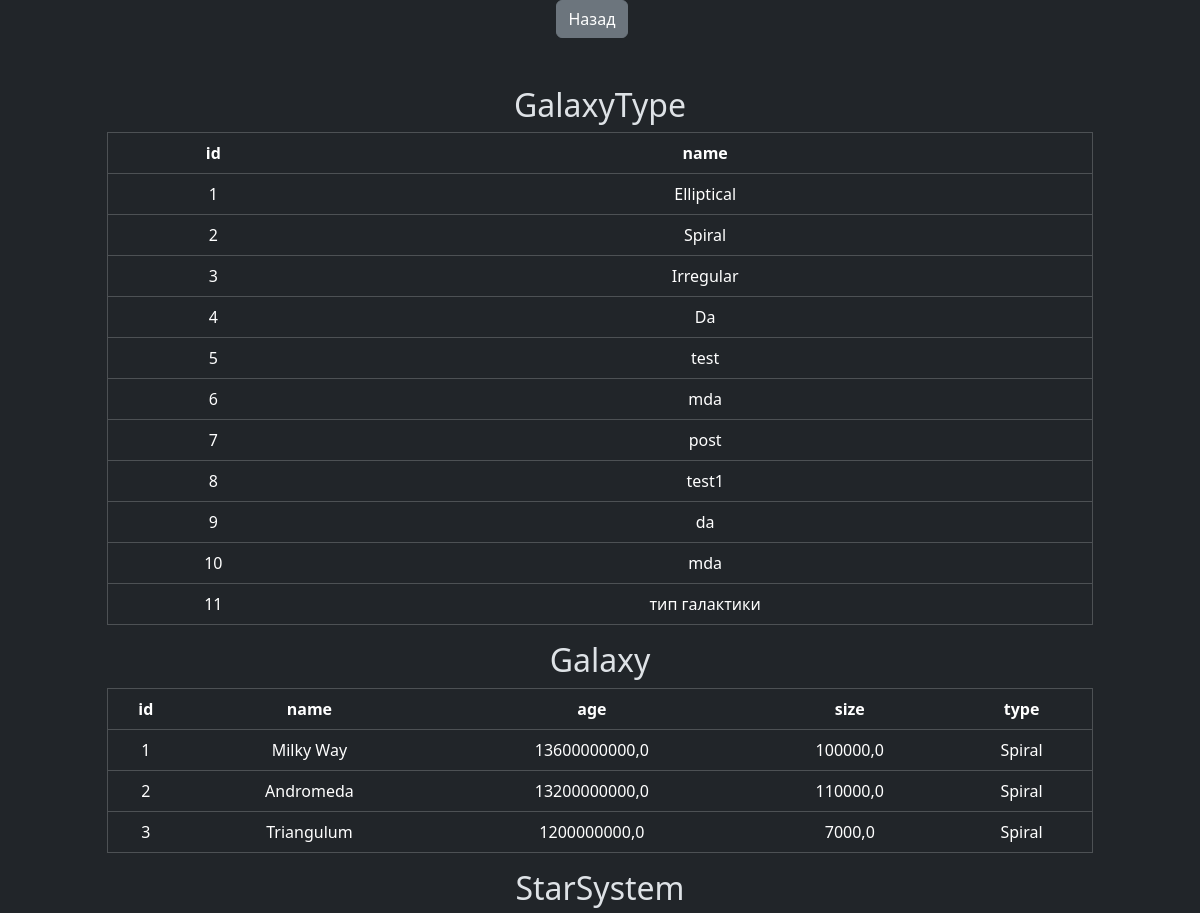
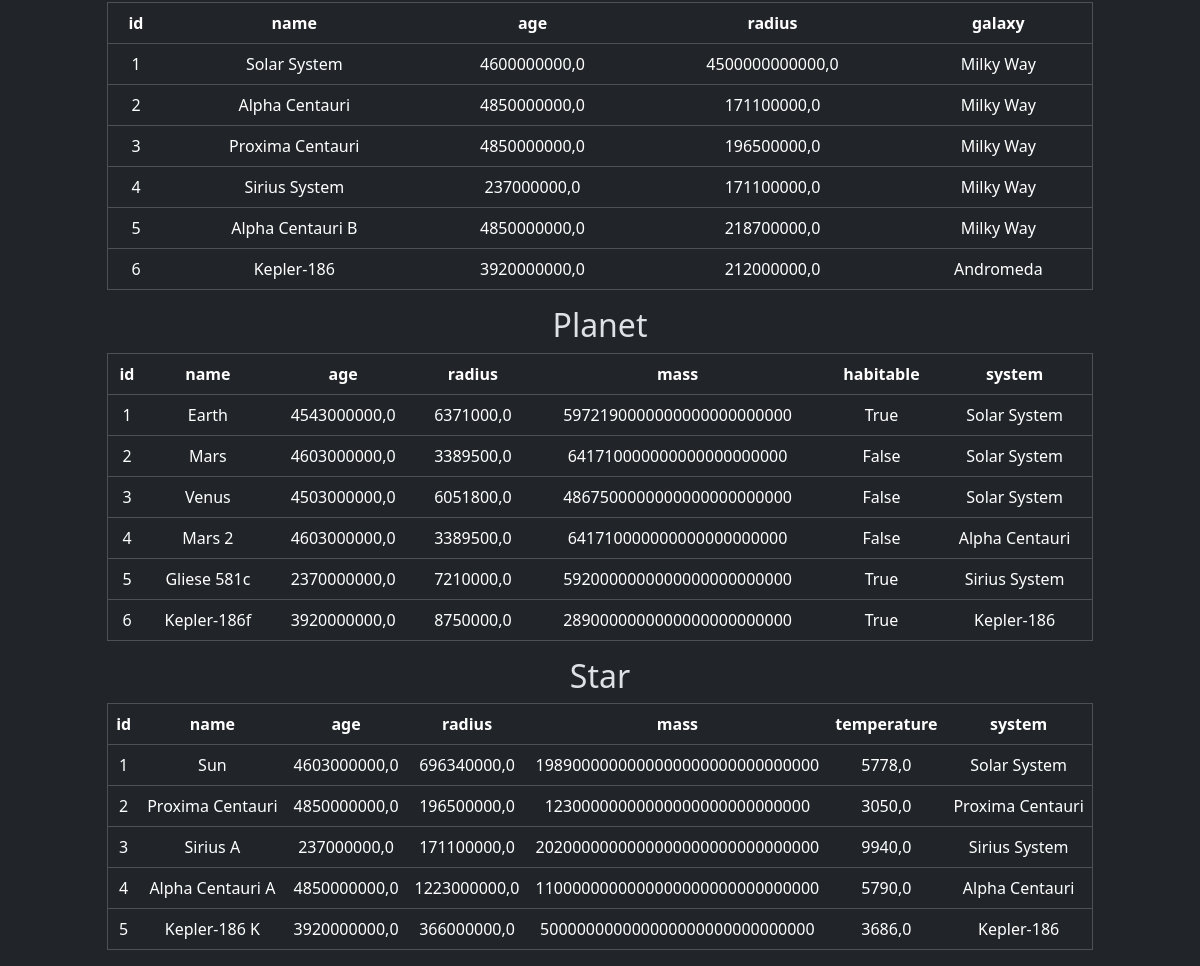
The app's page /space/tables/, older data (2 pictures, top to bottom).
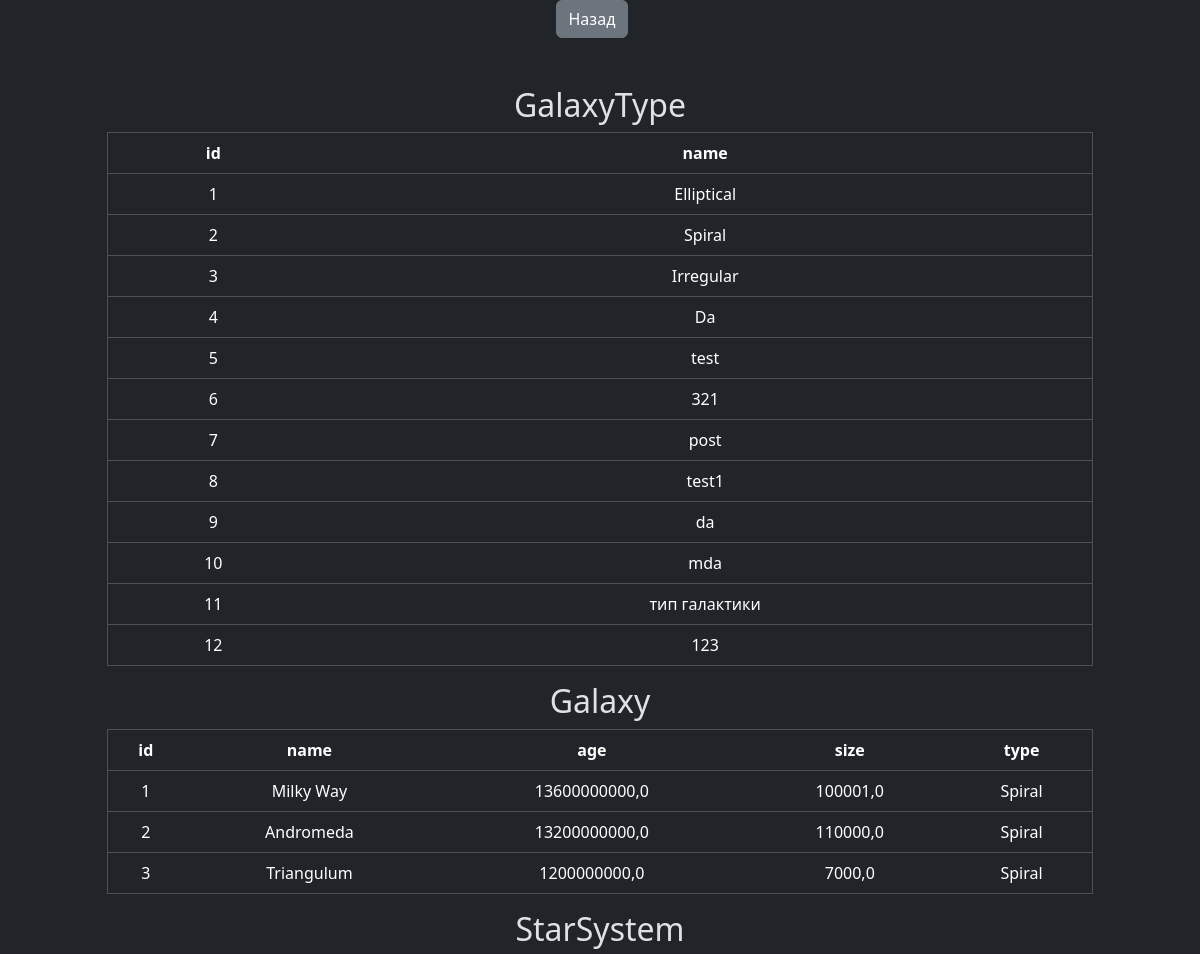
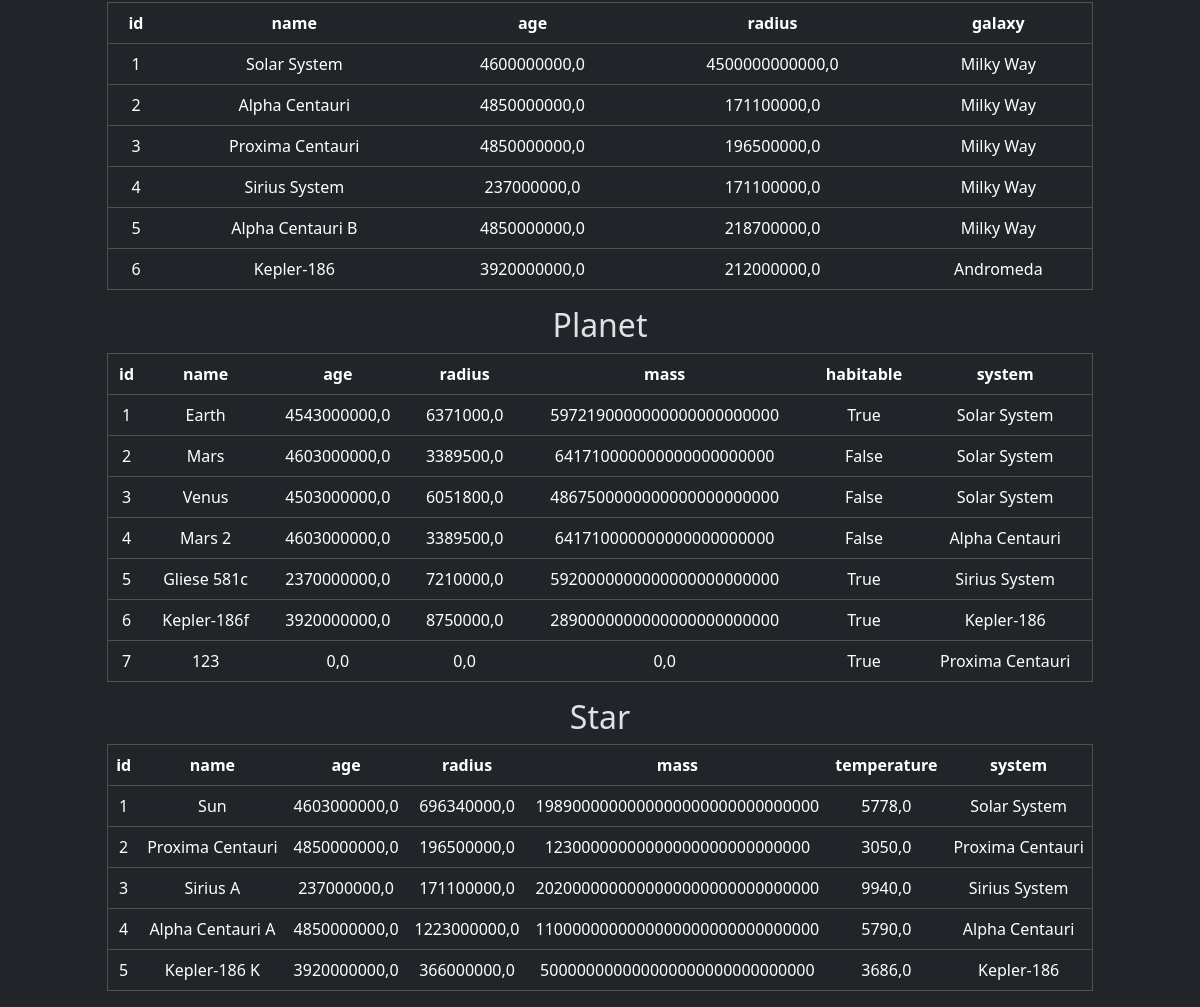
The same page, newer data (2 pictures, top to bottom).
### space/models.py (models this page shows, shortened)
class GalaxyType(models.Model):
    objects = models.Manager
    id = models.AutoField(primary_key=True)
    name = models.CharField(max_length=30, verbose_name='Тип галактики')
    def __str__(self):
        return self.name
    class Meta:
        verbose_name = "Тип галактики"
        verbose_name_plural = "Типы галактики"

class Galaxy(models.Model):
    objects = models.Manager
    id = models.AutoField(primary_key=True)
    name = models.CharField(max_length=50, verbose_name='Название')
    age = models.FloatField(default=0, verbose_name='Возраст')
    size = models.FloatField(default=0, verbose_name='Размер')
    type = models.ForeignKey(GalaxyType, verbose_name='Тип', on_delete=models.CASCADE)
    def __str__(self):
        return self.name
    class Meta:
        verbose_name = "Галактика"
        verbose_name_plural = "Галактики"

class StarSystem(models.Model):
    objects = models.Manager
    id = models.AutoField(primary_key=True)
    name = models.CharField(max_length=50, verbose_name='Название')
    age = models.FloatField(default=0, verbose_name='Возраст')
    radius = models.FloatField(default=0, verbose_name='Радиус')
    galaxy = models.ForeignKey(Galaxy, verbose_name='Галактика', on_delete=models.CASCADE)
    def __str__(self):
        return self.name
    class Meta:
        verbose_name = "Звездная система"
        verbose_name_plural = "Звездные системы"

class Planet(models.Model):
    objects = models.Manager
    id = models.AutoField(primary_key=True)
    name = models.CharField(max_length=50, verbose_name='Название')
    age = models.FloatField(default=0, verbose_name='Возраст')
    radius = models.FloatField(default=0, verbose_name='Радиус')
    mass = models.FloatField(default=0, verbose_name='Масса')
    habitable = models.BooleanField(default=False, choices=((False,'жизни нет'),(True,'возможна жизнь')), verbose_name='Обитаема ли')
    system = models.ForeignKey(StarSystem, verbose_name='Звездная система', on_delete=models.CASCADE)
    class Meta:
        verbose_name = "Планета"
        verbose_name_plural = "Планеты"

class Star(models.Model):
    objects = models.Manager
    id = models.AutoField(primary_key=True)
    name = models.CharField(max_length=50, verbose_name='Название')
    age = models.FloatField(default=0, verbose_name='Возраст')
    radius = models.FloatField(default=0, verbose_name='Радиус')
    mass = models.FloatField(default=0, verbose_name='Масса')
    temperature = models.FloatField(default=0, verbose_name='Температура')
    system = models.ForeignKey(StarSystem, verbose_name='Звездная система', on_delete=models.CASCADE)
    class Meta:
        verbose_name = "Звезда"
        verbose_name_plural = "Звезды"

### space/views.py (the view)
# urls.py: path('tables/', views.show_tables, name='tables'),
def show_tables(request):
    models_list = apps.get_app_config("space").get_models()
    tables_info = []
    for model in models_list:
        model_info = {
            'model_name': model.__name__,
            'fields': [field.name for field in model._meta.fields],
            'data':  model.objects.all()
        }
        tables_info.append(model_info)
    context = {'tables_info': tables_info}
    return render(request, 'tables.html', context)

### space/templatetags/custom_tags.py (called while the page is built)
@register.filter(name='getattr')
def get_attribute(obj, attr):
    try:
        return getattr(obj, attr)
    except AttributeError:
        return None

### templates/tables.html (shortened to what this page needs)
<!DOCTYPE html>
<html lang="ru" data-bs-theme="dark">
<head>
    <link href="https://cdn.jsdelivr.net/npm/bootstrap@5.3.2/dist/css/bootstrap.min.css" rel="stylesheet">
</head>
<body class="min-vh-100 d-flex flex-column justify-content-center">
<div class="d-flex flex-column align-items-center justify-content-center">
<a href="/space" class="btn btn-secondary" style="margin-left:-1rem !important">Назад</a><br><br>
    <div class="justify-content-center text-center">
{% load custom_tags %}
{% for table in tables_info %}
        <h2>{{ table.model_name }}</h2>
        <table class="table table-dark table-hover" border="1">
            <thead>
                <tr>
                    {% for field_name in table.fields %}
                        <th>{{ field_name }}</th>
                    {% endfor %}
                </tr>
            </thead>
            <tbody>
                {% for row in table.data %}
                    <tr onclick="location = '{% url 'update' model_name=table.model_name id=row.id %}'">
                        {% for field in table.fields %}
                            <td>{{ row|getattr:field }}</td>
                        {% endfor %}
                    </tr>
                {% endfor %}
            </tbody>
        </table>
    {% endfor %}
</div>
</div>
</body>
</html>

Row changes from the older to the newer data that the page shows:
added GalaxyType: fields "12" "123"
added Planet: fields "7" "123" "0,0" "0,0" "0,0" "True" "Proxima Centauri"
Text that changed along with them:
list line gone: "mda"
new list line: "321"
list line gone: "100000,0"
new list line: "100001,0"
